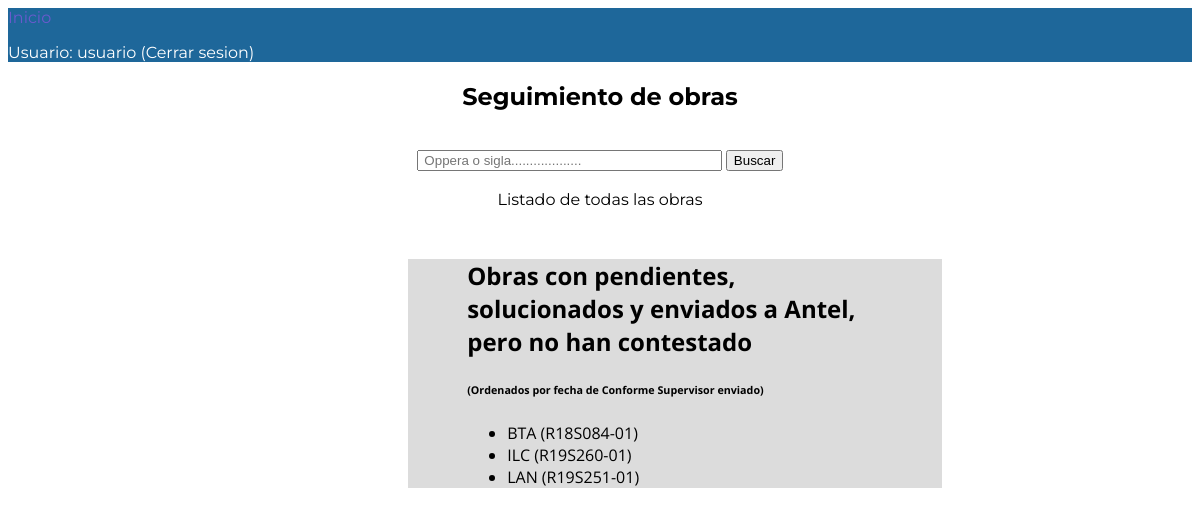
The page /manager/pendcontested/ (signed in) on the database as committed earlier.
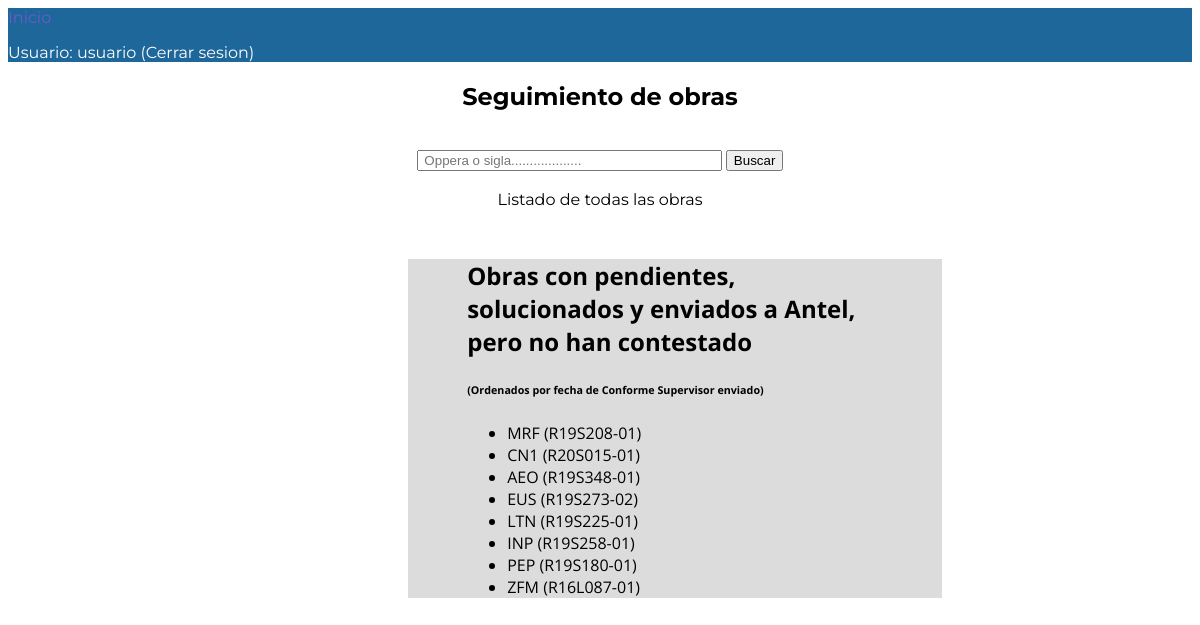
The same page on the database as committed later.
### manager/models.py (models this page shows)
class WorkSheet(models.Model):
    site = models.CharField(verbose_name = 'Sigla', max_length = 12)
    oppera = models.CharField(verbose_name = 'No. Oppera', max_length =  10)
    cs_date = models.DateField(verbose_name = 'Fecha CS',null = True)
    cs_comments = models.CharField(verbose_name = 'Comentarios sobre CS', null = True , blank = True, max_length = 200)
    pendings_date = models.DateField(verbose_name = 'Fecha SA',null = True, blank = True)
    claim_date = models.DateField(verbose_name = 'Fecha reclamo pendientes',null = True, blank = True)
    asp = models.CharField(verbose_name = 'ASP responsable', max_length = 15, null = True , blank = True)
    claim_pending_comments = models.CharField(verbose_name = 'Cometarios sobre el reclamo a ASP', null = True , blank = True, max_length = 200)
    ca_date = models.DateField(verbose_name = 'Fecha CA',null = True, blank = True)
    ca_comments = models.CharField(verbose_name = 'Comentarios sobre CA', null = True , blank = True, max_length = 200)
    SERVER_PICS = (
        ('s','Si'),
        ('n','No')
    )
    ca_pics_link = models.CharField(max_length = 1, choices = SERVER_PICS, blank = True, null = True, verbose_name = 'Fotos para servidor de Antel')
    pend_type = models.ManyToManyField(PendType, verbose_name = 'Tipo de pendiente', blank = True)
    CLOSED = (
        ('s','Si'),
        ('n','No')
    )
    closed = models.CharField(max_length = 1, choices = CLOSED, blank = True, default = 'n', verbose_name = 'Obra cerrada')
    SIDE = (
        ('a','Antel'),
        ('e','Ericsson')
    )
    pend_side = models.CharField(max_length = 1, choices = SIDE, blank = True, default = 'a', verbose_name = 'Responsable de contestar')
    class Meta:
        ordering = ['-cs_date']

### manager/views.py (the view)
# urls.py: path('pendcontested/',views.pendcontested, name = 'pend-contested'),
@login_required
def pendcontested(request):
    title = 'Obras con pendientes, solucionados y enviados a Antel, pero no han contestado'
    filter = WorkSheet.objects.filter(
            ~Q(pendings_date = None) & ~Q(ca_date = None) & Q(closed = 'n') & Q(pend_side = 'a')
        )
    return render(
        request,
        'manager/worksheet_list.html',
        context = {
            'filter':filter,
            'title':title,
        }
    )

### templates/manager/worksheet_list.html (shortened to what this page needs)
{% extends "base_generic.html" %}
{% block content %}
<div id="wrapper2">
    <h2>{{ title }}</h2>
    {% if request.user.is_authenticated %}
        {% if filter %}
        <h6>(Ordenados por fecha de Conforme Supervisor enviado)</h6>
            <ul>
                {% for pend in filter %}
                <li>
                    <a href="{% url 'work-detail' pend.id %}">{{ pend.site }} ({{ pend.oppera }})</a>
                </li>
                {% endfor %}
            </ul>
        {% endif %}
    {% endif %}
    </div>
    {% endblock %}

### templates/base_generic.html (shortened to what this page needs)
<!DOCTYPE html>
<html lang="en">
<head>
  {% load static %}
  <link rel="stylesheet" href="{% static 'css/styles.css' %}">
</head>
<body>
  <header>
    <nav>
      <a href="{% url 'index' %}" class="selected">Inicio</a><br>
      {% if user.is_authenticated %}
       <p> Usuario: {{ user.get_username }}
        <a href="{% url 'logout' %}">(Cerrar sesion)</a>
       </p>
      {% else %}
        <a href="{% url 'login'%}?next={{request.path}}">Inciar sesion</a>
      {% endif %}
    </nav>
  </header>
  <div id="logo">
    <h2>Seguimiento de obras</h2><br>
</div>
<div id="search-bar">
    <form action="{% url 'search-work' %}" method="get">
        <input name="q" type="text" size= "35" placeholder=" Oppera o sigla...................">
        <button>Buscar</button><br><br>
    </form>
</div>
<div id="logo">
  <a href="{% url 'export_users_xls' %}">Listado de todas las obras</a>
</div>
  <div class="container-fluid">
    <div class="row">
      <div class="col-sm-10 ">
      {% block content %}{% endblock %}
      </div>
    </div>
  </div>
</body>
</html>

### manager/static/css/styles.css (style rules this page uses)
body { font-family: 'Montserrat'; color: black; }
a { text-decoration: none; color: black; }
a.selected, a:hover { color: slateblue; }
#wrapper2 { max-width: 1500px; margin: 50px 250px 250px 400px; padding: 0 5% ; text-align: left; font-family: 'Open Sans'; background-color: gainsboro; }
nav a, nav a:visited { color: #ffffff; }
nav p { color: white; }
header { background-color: #1E679A; border-color: black; }
#logo { text-align: center; margin: 0; }
#search-bar { text-align: center; margin: 0; }

Rows that differ between the two databases and show on the page:
no longer on this page (row edited): WorkSheet: site "BTA", oppera "R18S084-01"
no longer on this page (row edited): WorkSheet: site "ILC", oppera "R19S260-01"
no longer on this page (row edited): WorkSheet: site "LAN", oppera "R19S251-01"
added WorkSheet: site "MRF", oppera "R19S208-01"
added WorkSheet: site "CN1", oppera "R20S015-01"
added WorkSheet: site "AEO", oppera "R19S348-01"
added WorkSheet: site "EUS", oppera "R19S273-02"
added WorkSheet: site "LTN", oppera "R19S225-01"
added WorkSheet: site "INP", oppera "R19S258-01"
added WorkSheet: site "PEP", oppera "R19S180-01"
added WorkSheet: site "ZFM", oppera "R16L087-01"
